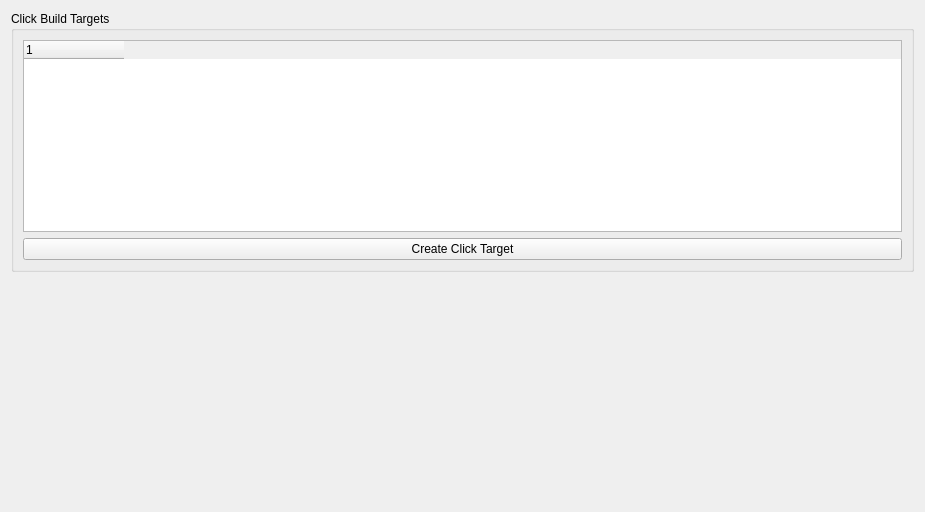
<?xml version="1.0" encoding="UTF-8"?>
<ui version="4.0">
 <class>UbuntuSettingsClickWidget</class>
 <widget class="QWidget" name="UbuntuSettingsClickWidget">
  <property name="geometry">
   <rect>
    <x>0</x>
    <y>0</y>
    <width>925</width>
    <height>512</height>
   </rect>
  </property>
  <property name="windowTitle">
   <string>Form</string>
  </property>
  <layout class="QVBoxLayout" name="verticalLayout_2">
   <item>
    <widget class="QGroupBox" name="groupBox">
     <property name="title">
      <string>Click Build Targets</string>
     </property>
     <layout class="QVBoxLayout" name="verticalLayout">
      <item>
       <widget class="QTreeWidget" name="treeWidgetClickTargets">
        <property name="editTriggers">
         <set>QAbstractItemView::NoEditTriggers</set>
        </property>
        <property name="selectionMode">
         <enum>QAbstractItemView::NoSelection</enum>
        </property>
        <property name="itemsExpandable">
         <bool>false</bool>
        </property>
        <attribute name="headerStretchLastSection">
         <bool>false</bool>
        </attribute>
        <column>
         <property name="text">
          <string notr="true">1</string>
         </property>
        </column>
       </widget>
      </item>
      <item>
       <widget class="QPushButton" name="pushButtonCreateClickTarget">
        <property name="text">
         <string>Create Click Target</string>
        </property>
       </widget>
      </item>
     </layout>
    </widget>
   </item>
   <item>
    <spacer name="verticalSpacer">
     <property name="orientation">
      <enum>Qt::Vertical</enum>
     </property>
     <property name="sizeHint" stdset="0">
      <size>
       <width>20</width>
       <height>40</height>
      </size>
     </property>
    </spacer>
   </item>
  </layout>
 </widget>
 <resources/>
 <connections/>
</ui>
